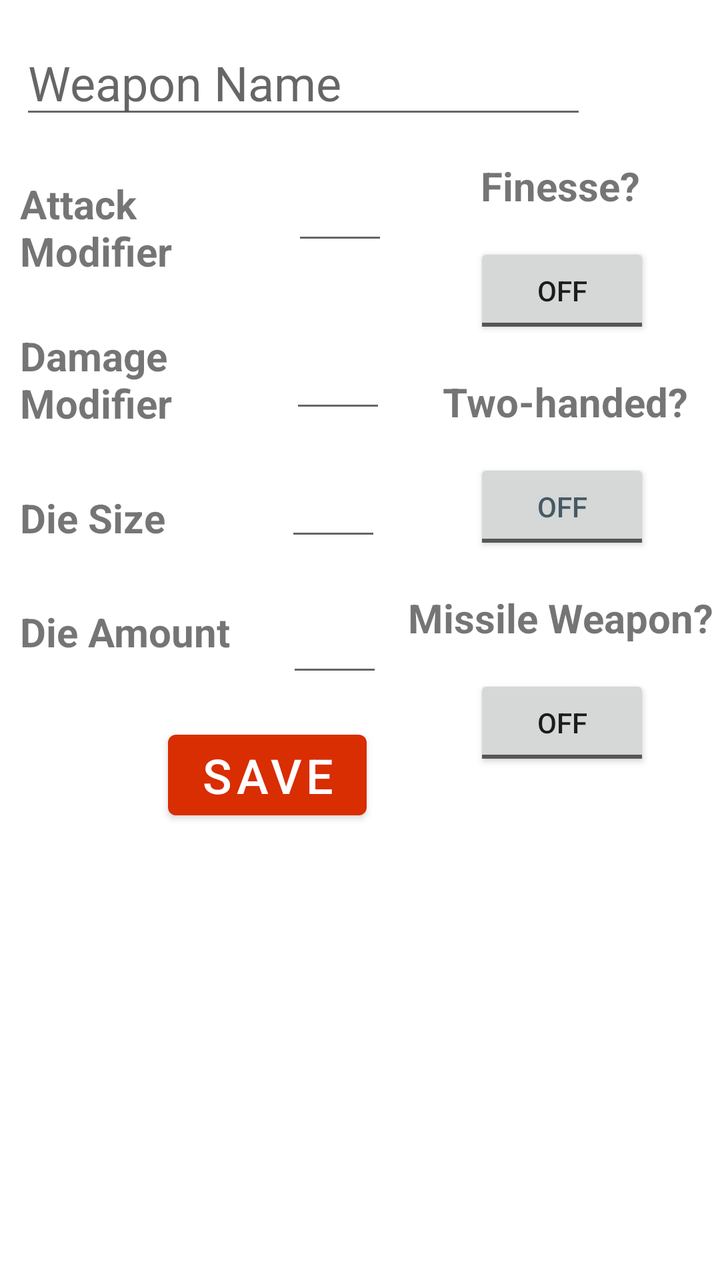
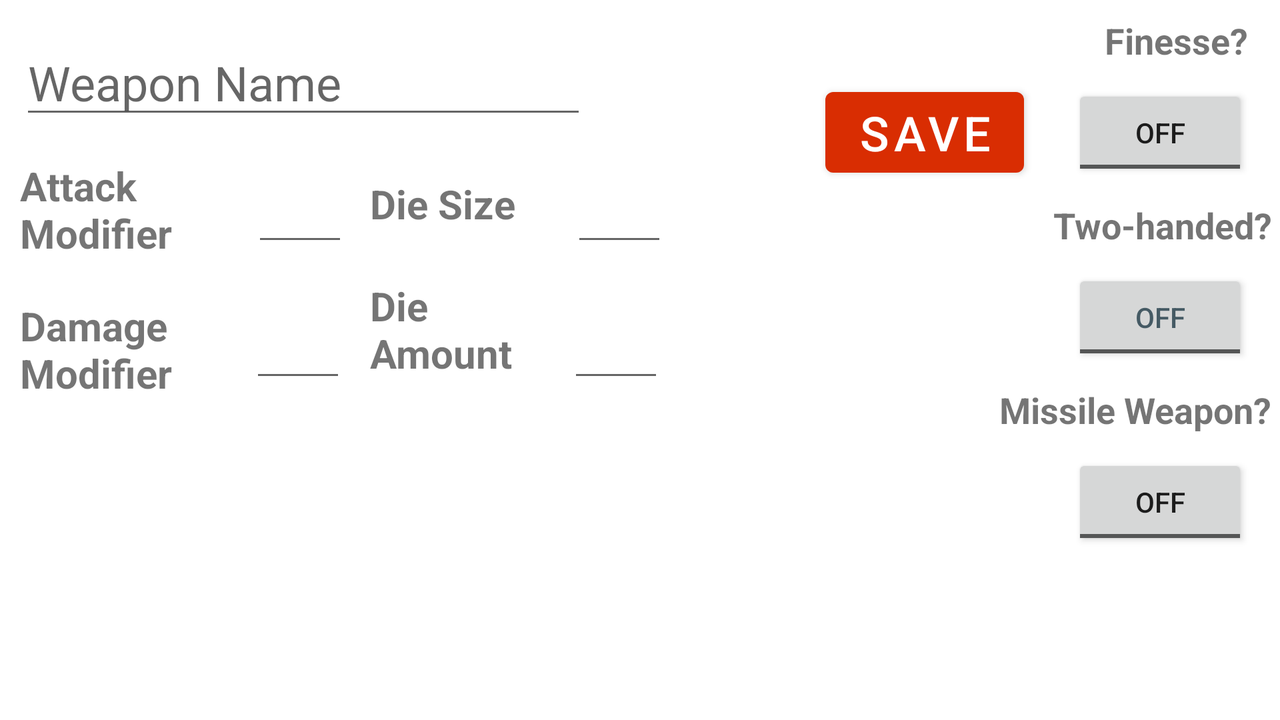

Two renders of one Android screen. The first uses the default layout on a phone; the second uses the alternative layout the repository ships for a different screen configuration, on a matching device. The two XML files are below.
<!-- AndroidManifest.xml: application theme Theme.TabletopCharacterManager -->
<!-- res/layout/activity_set_weapon.xml -->
<?xml version="1.0" encoding="utf-8"?>
<androidx.constraintlayout.widget.ConstraintLayout xmlns:android="http://schemas.android.com/apk/res/android"
    xmlns:app="http://schemas.android.com/apk/res-auto"
    xmlns:tools="http://schemas.android.com/tools"
    android:layout_width="match_parent"
    android:layout_height="match_parent"
    tools:context=".SetWeapon">


    <ToggleButton
        android:id="@+id/toggleFinesse"
        android:layout_width="wrap_content"
        android:layout_height="wrap_content"
        android:layout_marginTop="15dp"
        android:layout_marginEnd="35dp"
        android:text="ToggleButton"
        app:layout_constraintEnd_toEndOf="parent"
        app:layout_constraintTop_toBottomOf="@+id/labelFinesse" />

    <ToggleButton
        android:id="@+id/toggleHanded"
        android:layout_width="wrap_content"
        android:layout_height="wrap_content"
        android:layout_marginTop="15dp"
        android:layout_marginEnd="35dp"
        android:text="ToggleButton"
        android:textColor="#455A64"
        app:layout_constraintEnd_toEndOf="parent"
        app:layout_constraintTop_toBottomOf="@+id/labelHanded" />

    <ToggleButton
        android:id="@+id/toggleMissile"
        android:layout_width="wrap_content"
        android:layout_height="wrap_content"
        android:layout_marginTop="15dp"
        android:layout_marginEnd="35dp"
        android:text="ToggleButton"
        app:layout_constraintEnd_toEndOf="parent"
        app:layout_constraintTop_toBottomOf="@+id/labelMissile" />

    <EditText
        android:id="@+id/txtWpnName"
        android:layout_width="wrap_content"
        android:layout_height="wrap_content"
        android:layout_marginStart="10dp"
        android:layout_marginTop="15dp"
        android:ems="10"
        android:hint="@string/txtWpnName"
        android:inputType="textPersonName"
        android:text=""
        android:textSize="24sp"
        app:layout_constraintStart_toStartOf="parent"
        app:layout_constraintTop_toTopOf="parent" />

    <EditText
        android:id="@+id/txtAttackMod"
        android:layout_width="48dp"
        android:layout_height="48dp"
        android:layout_marginStart="21dp"
        android:layout_marginTop="15dp"
        android:ems="10"
        android:inputType="numberSigned"
        android:textSize="20sp"
        app:layout_constraintStart_toEndOf="@+id/labelAttackMod"
        app:layout_constraintTop_toBottomOf="@+id/txtWpnName" />

    <EditText
        android:id="@+id/txtDamageMod"
        android:layout_width="48dp"
        android:layout_height="48dp"
        android:layout_marginStart="20dp"
        android:layout_marginTop="36dp"
        android:ems="10"
        android:inputType="numberSigned"
        android:textSize="20sp"
        app:layout_constraintStart_toEndOf="@+id/labelDamMod"
        app:layout_constraintTop_toBottomOf="@+id/txtAttackMod" />

    <EditText
        android:id="@+id/txtDieSize"
        android:layout_width="48dp"
        android:layout_height="48dp"
        android:layout_marginStart="60dp"
        android:layout_marginTop="16dp"
        android:ems="10"
        android:inputType="number"
        android:textSize="20sp"
        app:layout_constraintStart_toEndOf="@+id/labelDieSize"
        app:layout_constraintTop_toBottomOf="@+id/txtDamageMod" />

    <EditText
        android:id="@+id/txtDieAmount"
        android:layout_width="48dp"
        android:layout_height="48dp"
        android:layout_marginStart="28dp"
        android:layout_marginTop="20dp"
        android:ems="10"
        android:inputType="number"
        android:textSize="20sp"
        app:layout_constraintStart_toEndOf="@+id/labelDieAmt"
        app:layout_constraintTop_toBottomOf="@+id/txtDieSize" />

    <TextView
        android:id="@+id/labelFinesse"
        android:layout_width="wrap_content"
        android:layout_height="wrap_content"
        android:layout_marginTop="15dp"
        android:layout_marginEnd="40dp"
        android:text="@string/txtFinesse"
        android:textSize="20sp"
        android:textStyle="bold"
        app:layout_constraintEnd_toEndOf="parent"
        app:layout_constraintTop_toBottomOf="@+id/txtWpnName" />

    <TextView
        android:id="@+id/labelHanded"
        android:layout_width="wrap_content"
        android:layout_height="wrap_content"
        android:layout_marginTop="18dp"
        android:layout_marginEnd="16dp"
        android:text="@string/txtHanded"
        android:textSize="20sp"
        android:textStyle="bold"
        app:layout_constraintEnd_toEndOf="parent"
        app:layout_constraintTop_toBottomOf="@+id/toggleFinesse" />

    <TextView
        android:id="@+id/labelMissile"
        android:layout_width="wrap_content"
        android:layout_height="wrap_content"
        android:layout_marginTop="18dp"
        android:layout_marginEnd="3dp"
        android:text="@string/txtMissile"
        android:textSize="20sp"
        android:textStyle="bold"
        app:layout_constraintEnd_toEndOf="parent"
        app:layout_constraintTop_toBottomOf="@+id/toggleHanded" />

    <TextView
        android:id="@+id/labelAttackMod"
        android:layout_width="115dp"
        android:layout_height="51dp"
        android:layout_marginStart="10dp"
        android:layout_marginTop="24dp"
        android:text="@string/txtAtkMod"
        android:textSize="20sp"
        android:textStyle="bold"
        app:layout_constraintStart_toStartOf="parent"
        app:layout_constraintTop_toBottomOf="@+id/txtWpnName" />

    <TextView
        android:id="@+id/labelDamMod"
        android:layout_width="115dp"
        android:layout_height="56dp"
        android:layout_marginStart="10dp"
        android:layout_marginTop="25dp"
        android:text="@string/txtDamMod"
        android:textSize="20sp"
        android:textStyle="bold"
        app:layout_constraintStart_toStartOf="parent"
        app:layout_constraintTop_toBottomOf="@+id/labelAttackMod" />

    <TextView
        android:id="@+id/labelDieSize"
        android:layout_width="wrap_content"
        android:layout_height="wrap_content"
        android:layout_marginStart="10dp"
        android:layout_marginTop="25dp"
        android:text="@string/txtDieSize"
        android:textSize="20sp"
        android:textStyle="bold"
        app:layout_constraintStart_toStartOf="parent"
        app:layout_constraintTop_toBottomOf="@+id/labelDamMod" />

    <TextView
        android:id="@+id/labelDieAmt"
        android:layout_width="wrap_content"
        android:layout_height="wrap_content"
        android:layout_marginStart="10dp"
        android:layout_marginTop="30dp"
        android:text="@string/txtDieAmt"
        android:textSize="20sp"
        android:textStyle="bold"
        app:layout_constraintStart_toStartOf="parent"
        app:layout_constraintTop_toBottomOf="@+id/labelDieSize" />

    <Button
        android:id="@+id/btnWpnSave"
        android:layout_width="wrap_content"
        android:layout_height="wrap_content"
        android:layout_marginStart="84dp"
        android:layout_marginTop="18dp"
        android:text="@string/btnUpdate"
        android:textSize="24sp"
        app:layout_constraintStart_toStartOf="parent"
        app:layout_constraintTop_toBottomOf="@+id/txtDieAmount" />
</androidx.constraintlayout.widget.ConstraintLayout>
<!-- resources referenced by this layout -->
<resources>
  <string name="btnUpdate">Save</string>
  <string name="txtAtkMod">Attack Modifier</string>
  <string name="txtDamMod">Damage Modifier</string>
  <string name="txtDieAmt">Die Amount</string>
  <string name="txtDieSize">Die Size</string>
  <string name="txtFinesse">Finesse?</string>
  <string name="txtHanded">Two-handed?</string>
  <string name="txtMissile">Missile Weapon?</string>
  <string name="txtWpnName">Weapon Name</string>
  <style name="Theme.TabletopCharacterManager" parent="Theme.MaterialComponents.DayNight.DarkActionBar">
          
          <item name="colorPrimary">#d92d02</item>
          <item name="colorPrimaryVariant">#b82500</item>
          <item name="colorOnPrimary">@color/white</item>
          
          <item name="colorSecondary">#d92d02</item>
          <item name="colorSecondaryVariant">#b82500</item>
          <item name="colorOnSecondary">@color/black</item>
          
          <item name="android:statusBarColor" tools:targetApi="l">?attr/colorPrimaryVariant</item>
          
      </style>
</resources>
<!-- res/layout-land/activity_set_weapon.xml (the repository's variant of the layout above) -->
<!-- drawn on the phone turned sideways -->
<?xml version="1.0" encoding="utf-8"?>
<androidx.constraintlayout.widget.ConstraintLayout xmlns:android="http://schemas.android.com/apk/res/android"
    xmlns:app="http://schemas.android.com/apk/res-auto"
    xmlns:tools="http://schemas.android.com/tools"
    android:layout_width="match_parent"
    android:layout_height="match_parent"
    tools:context=".SetWeapon">


    <ToggleButton
        android:id="@+id/toggleFinesse"
        android:layout_width="wrap_content"
        android:layout_height="wrap_content"
        android:layout_marginTop="10dp"
        android:layout_marginEnd="16dp"
        android:text="ToggleButton"
        app:layout_constraintEnd_toEndOf="parent"
        app:layout_constraintTop_toBottomOf="@+id/labelFinesse" />

    <ToggleButton
        android:id="@+id/toggleHanded"
        android:layout_width="wrap_content"
        android:layout_height="wrap_content"
        android:layout_marginTop="10dp"
        android:layout_marginEnd="16dp"
        android:text="ToggleButton"
        android:textColor="#455A64"
        app:layout_constraintEnd_toEndOf="parent"
        app:layout_constraintTop_toBottomOf="@+id/labelHanded" />

    <TextView
        android:id="@+id/labelFinesse"
        android:layout_width="wrap_content"
        android:layout_height="wrap_content"
        android:layout_marginTop="8dp"
        android:layout_marginEnd="16dp"
        android:text="@string/txtFinesse"
        android:textSize="18sp"
        android:textStyle="bold"
        app:layout_constraintEnd_toEndOf="parent"
        app:layout_constraintTop_toTopOf="parent" />

    <TextView
        android:id="@+id/labelHanded"
        android:layout_width="wrap_content"
        android:layout_height="wrap_content"
        android:layout_marginTop="10dp"
        android:layout_marginEnd="4dp"
        android:text="@string/txtHanded"
        android:textSize="18sp"
        android:textStyle="bold"
        app:layout_constraintEnd_toEndOf="parent"
        app:layout_constraintTop_toBottomOf="@+id/toggleFinesse" />

    <EditText
        android:id="@+id/txtWpnName"
        android:layout_width="wrap_content"
        android:layout_height="wrap_content"
        android:layout_marginStart="10dp"
        android:layout_marginTop="15dp"
        android:ems="10"
        android:hint="@string/txtWpnName"
        android:inputType="textPersonName"
        android:text=""
        android:textSize="24sp"
        app:layout_constraintStart_toStartOf="parent"
        app:layout_constraintTop_toTopOf="parent" />

    <EditText
        android:id="@+id/txtAttackMod"
        android:layout_width="48dp"
        android:layout_height="48dp"
        android:layout_marginStart="21dp"
        android:layout_marginTop="80dp"
        android:ems="10"
        android:inputType="numberSigned"
        android:textSize="20sp"
        app:layout_constraintStart_toEndOf="@+id/labelAttackMod"
        app:layout_constraintTop_toTopOf="parent" />

    <EditText
        android:id="@+id/txtDamageMod"
        android:layout_width="48dp"
        android:layout_height="48dp"
        android:layout_marginStart="20dp"
        android:layout_marginTop="20dp"
        android:ems="10"
        android:inputType="numberSigned"
        android:textSize="20sp"
        app:layout_constraintStart_toEndOf="@+id/labelDamMod"
        app:layout_constraintTop_toBottomOf="@+id/txtAttackMod" />

    <TextView
        android:id="@+id/labelMissile"
        android:layout_width="wrap_content"
        android:layout_height="wrap_content"
        android:layout_marginTop="10dp"
        android:layout_marginEnd="4dp"
        android:text="@string/txtMissile"
        android:textSize="18sp"
        android:textStyle="bold"
        app:layout_constraintEnd_toEndOf="parent"
        app:layout_constraintTop_toBottomOf="@+id/toggleHanded" />

    <ToggleButton
        android:id="@+id/toggleMissile"
        android:layout_width="wrap_content"
        android:layout_height="wrap_content"
        android:layout_marginTop="10dp"
        android:layout_marginEnd="16dp"
        android:text="ToggleButton"
        app:layout_constraintEnd_toEndOf="parent"
        app:layout_constraintTop_toBottomOf="@+id/labelMissile" />

    <TextView
        android:id="@+id/labelAttackMod"
        android:layout_width="95dp"
        android:layout_height="55dp"
        android:layout_marginStart="10dp"
        android:layout_marginTop="15dp"
        android:text="@string/txtAtkMod"
        android:textSize="20sp"
        android:textStyle="bold"
        app:layout_constraintStart_toStartOf="parent"
        app:layout_constraintTop_toBottomOf="@+id/txtWpnName" />

    <TextView
        android:id="@+id/labelDamMod"
        android:layout_width="95dp"
        android:layout_height="55dp"
        android:layout_marginStart="10dp"
        android:layout_marginTop="15dp"
        android:text="@string/txtDamMod"
        android:textSize="20sp"
        android:textStyle="bold"
        app:layout_constraintStart_toStartOf="parent"
        app:layout_constraintTop_toBottomOf="@+id/labelAttackMod" />

    <TextView
        android:id="@+id/labelDieSize"
        android:layout_width="wrap_content"
        android:layout_height="wrap_content"
        android:layout_marginStart="11dp"
        android:layout_marginTop="24dp"
        android:text="@string/txtDieSize"
        android:textSize="20sp"
        android:textStyle="bold"
        app:layout_constraintStart_toEndOf="@+id/txtAttackMod"
        app:layout_constraintTop_toBottomOf="@+id/txtWpnName" />

    <EditText
        android:id="@+id/txtDieAmount"
        android:layout_width="48dp"
        android:layout_height="48dp"
        android:layout_marginStart="12dp"
        android:layout_marginTop="20dp"
        android:ems="10"
        android:inputType="number"
        android:textSize="20sp"
        app:layout_constraintStart_toEndOf="@+id/labelDieAmt"
        app:layout_constraintTop_toBottomOf="@+id/txtDieSize" />

    <EditText
        android:id="@+id/txtDieSize"
        android:layout_width="48dp"
        android:layout_height="48dp"
        android:layout_marginStart="28dp"
        android:layout_marginTop="80dp"
        android:ems="10"
        android:inputType="number"
        android:textSize="20sp"
        app:layout_constraintStart_toEndOf="@+id/labelDieSize"
        app:layout_constraintTop_toTopOf="parent" />

    <TextView
        android:id="@+id/labelDieAmt"
        android:layout_width="87dp"
        android:layout_height="55dp"
        android:layout_marginStart="12dp"
        android:layout_marginTop="24dp"
        android:text="@string/txtDieAmt"
        android:textSize="20sp"
        android:textStyle="bold"
        app:layout_constraintStart_toEndOf="@+id/txtDamageMod"
        app:layout_constraintTop_toBottomOf="@+id/labelDieSize" />

    <Button
        android:id="@+id/btnWpnSave"
        android:layout_width="wrap_content"
        android:layout_height="wrap_content"
        android:layout_marginTop="40dp"
        android:layout_marginEnd="128dp"
        android:text="@string/btnUpdate"
        android:textSize="24sp"
        app:layout_constraintEnd_toEndOf="parent"
        app:layout_constraintTop_toTopOf="parent" />
</androidx.constraintlayout.widget.ConstraintLayout>
